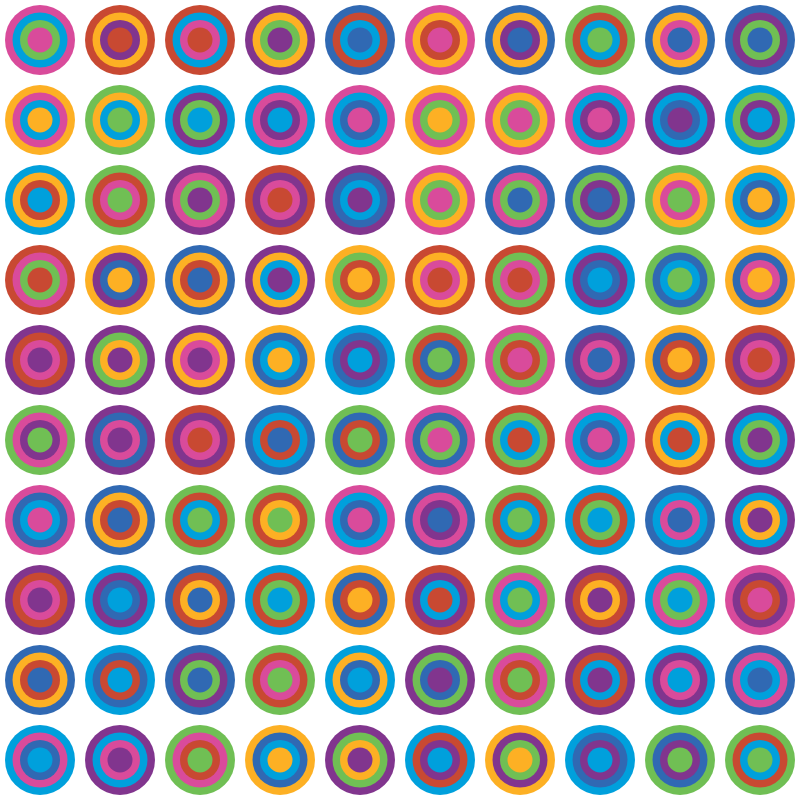
Frame 1 (no input)
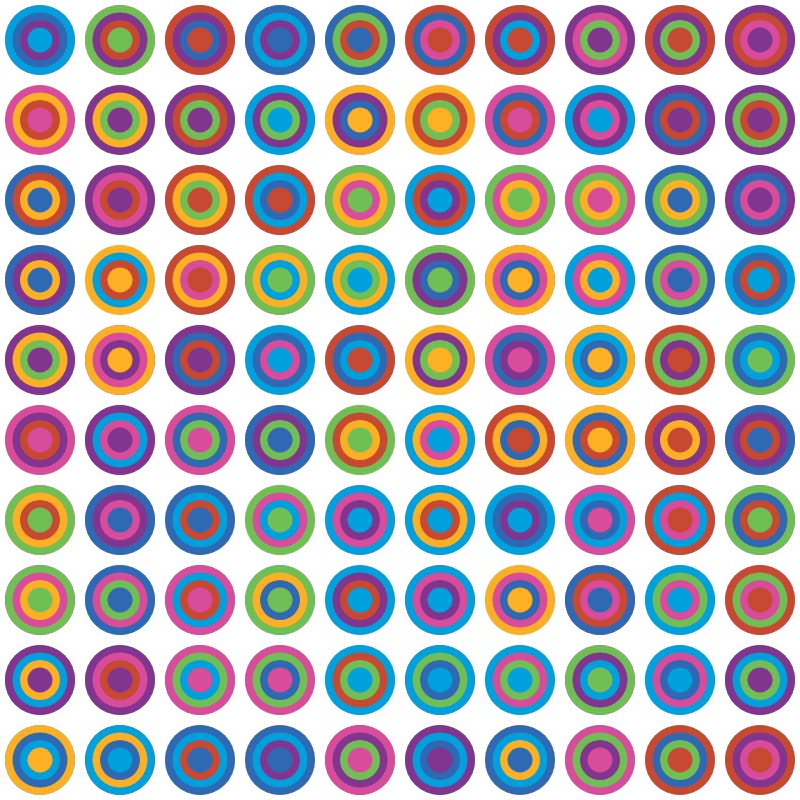
Frame 2 (the mouse pressed at the canvas centre, redrawn once)

The p5.js sketch that drew these frames (run headless with seeded random() and noise() and a simulated clock; the mouse was pressed at the canvas centre and the sketch redrawn once):

// p5.js sketch
// ── sketch.js
var colours = ["#81358E",
         "#00A0DC",
         "#FDB024",
         "#C84932",
         "#70BF54",
         "#D94B9B",
		 "#3069B3"];
var colours_tmp = [];		

function setup() {
	createCanvas(800, 800);
	}

function draw() {

// ciclo di for per creare un reticolato di moduli
	
	for (x = 40; x < 800; x += 80) {
    for (y = 40; y < 800; y += 80){
    
		modulo();
    }
    noLoop()
	}
  }
function modulo(){

// sistema per controllare la casualità dei colori in modo da non avere due colori uguali ravvicinati
	
	arrayCopy(colours, colours_tmp)
		
		colour1 = random(colours_tmp);
		var index1 = colours_tmp.indexOf(colour1);
		colours_tmp.splice(index1, 1);
		
		colour2 = random(colours_tmp);
		var index2 = colours_tmp.indexOf(colour2);
		colours_tmp.splice(index2, 1);
		
		colour3 = random(colours_tmp);
		var index3 = colours_tmp.indexOf(colour3);
		colours_tmp.splice(index3, 1);

// logo creation
	
	noStroke();
	fill(colour1);
	ellipse(x, y, 70, 70);
	fill(colour2);
	ellipse(x, y, 55, 55);
	fill(colour3);
	ellipse(x, y, 40, 40);
	fill(colour1);
	ellipse(x, y, 25, 25);
	}	

// tentativo ottimizzazione - problema: non è possibile controllare la casualità dei colori quindi si hanno delle ripetizioni di colore
	
/*	for(var r=70; r >= 20 ; r-=15){
		fill(random(colours));
		ellipse(x, y, r, r);	*/
